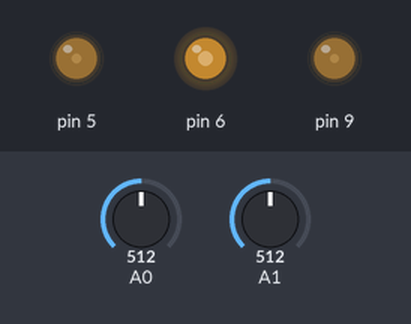
Bench run of a sketch on a simulated Arduino Leonardo, built with avr-gcc and run on an emulated ATmega32U4. On the bench: output pins drawn as LEDs (lit = HIGH). Inputs (shaded band) come from the test bench; at power-on: A0 = 512, A1 = 512. What the sketch prints to the serial monitor is not drawn.

Above: at 0.19 s.
Timing chart, 0 to 0.1 s (numbered marks = the images above; inputs shaded):
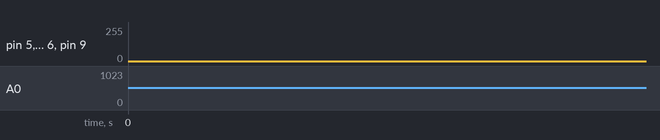

The sketch:

oscylator_szum.ino
```cpp
#include <Arduino.h>

// A0 - częstotliwość oscylatora A  -> wyjście D5 (Timer3, OC3A)
// A1 - częstotliwość oscylatora B  -> wyjście D9 (Timer1, OC1A)
//                    generator szumu -> wyjście D6 (Timer4, OC4D)
// Każde wyjście wymaga własnego filtru RC.

// ── Tablica przebiegu (wspólna dla obu oscylatorów) ───────────
uint8_t sinetable[256];

#define SAMPLE_RATE 62500.0f

// ── Stan DDS ──────────────────────────────────────────────────
volatile uint16_t phaseAccumA = 0;
volatile uint16_t phaseIncA   = 0;
volatile uint16_t phaseAccumB = 0;
volatile uint16_t phaseIncB   = 0;

// ── Stan generatora szumu (xorshift16, nie może być 0) ────────
volatile uint16_t noiseState = 0xACE1;

// ── Wygładzanie odczytu ADC ───────────────────────────────────
float smoothedA = 0;
float smoothedB = 0;
#define ALPHA 0.2f

// ── Inicjalizacja timerów ─────────────────────────────────────
// Wszystkie trzy: 8-bitowy Fast PWM, preskaler 1 → 62,5 kHz.
// Przerwanie generuje tylko Timer3, on odświeża wszystkie wyjścia.
void initTimers() {
  // Timer3 -> D5 (PC6), oscylator A, z przerwaniem
  DDRC   |= (1 << PC6);
  TCCR3A  = (1 << COM3A1) | (1 << WGM30);
  TCCR3B  = (1 << WGM32)  | (1 << CS30);
  TIMSK3  = (1 << TOIE3);

  // Timer1 -> D9 (PB5), oscylator B, bez przerwania
  DDRB   |= (1 << PB5);
  TCCR1A  = (1 << COM1A1) | (1 << WGM10);
  TCCR1B  = (1 << WGM12)  | (1 << CS10);

  // Timer4 -> D6 (PD7), szum, bez przerwania
  // Rdzeń Arduino ustawia Timer4 po swojemu, więc czyścimy rejestry.
  DDRD   |= (1 << PD7);
  TCCR4A  = 0;
  TCCR4B  = 0;
  TCCR4C  = (1 << COM4D1) | (1 << PWM4D);  // OC4D, nieodwracany PWM
  TCCR4D  = 0;                              // Fast PWM
  TC4H    = 0;
  OCR4C   = 255;                            // TOP = 255 -> 8 bitów
  OCR4D   = 128;
  TCCR4B  = (1 << CS40);                    // preskaler 1
}

// ── Procedura przerwania (62,5 kHz) ───────────────────────────
ISR(TIMER3_OVF_vect) {
  // Oscylator A
  phaseAccumA += phaseIncA;
  OCR3A = sinetable[phaseAccumA >> 8];

  // Oscylator B
  phaseAccumB += phaseIncB;
  OCR1A = sinetable[phaseAccumB >> 8];

  // Szum: xorshift16 (7, 9, 8)
  uint16_t x = noiseState;
  x ^= x << 7;
  x ^= x >> 9;
  x ^= x << 8;
  noiseState = x;
  TC4H  = 0;
  OCR4D = (uint8_t)x;
}

// ── Pomocnicze ────────────────────────────────────────────────
uint16_t freqToInc(float freq) {
  return (uint16_t)(freq * 65536.0f / SAMPLE_RATE);
}

// Pierwszy odczyt po zmianie kanału bywa zafałszowany,
// więc robimy jeden "ślepy" odczyt.
int readPot(uint8_t pin) {
  analogRead(pin);
  return analogRead(pin);
}

float rawToFreq(float smoothed) {
  // Mapowanie wykładnicze: 20 Hz – 20 kHz
  return 20.0f * powf(1000.0f, smoothed / 1023.0f);
}

void setup() {
  Serial.begin(115200);

  for (int i = 0; i < 256; i++) {
    sinetable[i] = (uint8_t)(128.0f + 127.0f * sinf(2.0f * M_PI * i / 256.0f));
  }

  smoothedA = readPot(A0);
  smoothedB = readPot(A1);

  initTimers();
}

void loop() {
  int rawA = readPot(A0);
  int rawB = readPot(A1);

  smoothedA += ALPHA * (rawA - smoothedA);
  smoothedB += ALPHA * (rawB - smoothedB);

  float freqA = rawToFreq(smoothedA);
  float freqB = rawToFreq(smoothedB);

  uint16_t incA = freqToInc(freqA);
  uint16_t incB = freqToInc(freqB);
  uint16_t seed = (uint16_t)micros();

  // Aktualizacja zmiennych współdzielonych z ISR
  cli();
  phaseIncA   = incA;
  phaseIncB   = incB;
  noiseState ^= seed;              // rozbija okres LFSR
  if (noiseState == 0) noiseState = 0xACE1;
  sei();

  Serial.print(rawA);  Serial.print(" ");
  Serial.print(freqA, 1); Serial.print(" | ");
  Serial.print(rawB);  Serial.print(" ");
  Serial.println(freqB, 1);

  delay(5);
}
```
